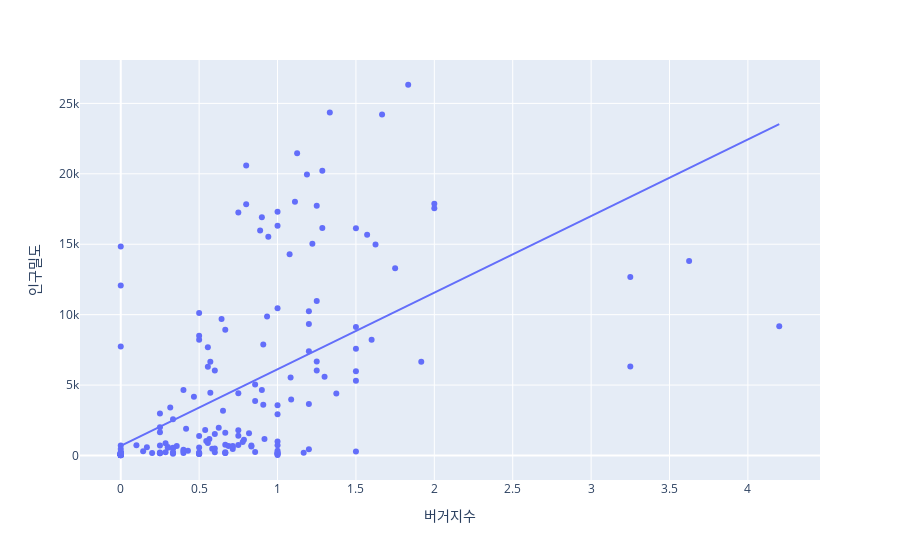

This figure's notebook cell:
### Code cell
px.scatter(final_df, x="버거지수",y="인구밀도", hover_name='주소', trendline='ols')

### Figure 1 — Plotly figure (JSON) as saved in the notebook; plotly's stock layout.template omitted (floating-point values rounded to 4 significant figures; data arrays with more than 128 entries replaced by an {"elided": "..."} marker saying what was removed)
{"data": [{"hovertemplate": "<b>%{hovertext}</b><br><br>버거지수=%{x}<br>인구밀도=%{y}<extra></extra>", "hovertext": {"elided": "223 str values"}, "legendgroup": "", "marker": {"color": "#636efa", "symbol": "circle"}, "mode": "markers", "name": "", "orientation": "v", "showlegend": false, "type": "scatter", "x": {"elided": "223 float values"}, "xaxis": "x", "y": {"elided": "223 float values"}, "yaxis": "y"}, {"hovertemplate": "<b>OLS trendline</b><br>인구밀도 = 5438 * 버거지수 + 684.682<br>R<sup>2</sup>=0.357188<br><br>버거지수=%{x}<br>인구밀도=%{y} <b>(trend)</b><extra></extra>", "legendgroup": "", "marker": {"color": "#636efa", "symbol": "circle"}, "mode": "lines", "name": "", "showlegend": false, "type": "scatter", "x": {"elided": "223 float values"}, "xaxis": "x", "y": {"elided": "223 float values"}, "yaxis": "y"}], "layout": {"legend": {"tracegroupgap": 0}, "margin": {"t": 60}, "xaxis": {"anchor": "y", "domain": [0, 1], "title": {"text": "버거지수"}}, "yaxis": {"anchor": "x", "domain": [0, 1], "title": {"text": "인구밀도"}}}}
